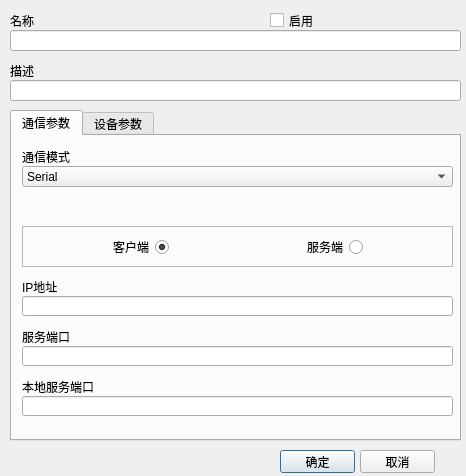
<?xml version="1.0" encoding="UTF-8"?>
<ui version="4.0">
 <class>CMDDeviceConfigDialog</class>
 <widget class="QDialog" name="CMDDeviceConfigDialog">
  <property name="geometry">
   <rect>
    <x>0</x>
    <y>0</y>
    <width>466</width>
    <height>476</height>
   </rect>
  </property>
  <property name="windowTitle">
   <string>Dialog</string>
  </property>
  <widget class="QLineEdit" name="nameEdit">
   <property name="geometry">
    <rect>
     <x>10</x>
     <y>30</y>
     <width>451</width>
     <height>21</height>
    </rect>
   </property>
  </widget>
  <widget class="QLineEdit" name="descriptionEdit">
   <property name="geometry">
    <rect>
     <x>10</x>
     <y>80</y>
     <width>451</width>
     <height>21</height>
    </rect>
   </property>
   <property name="readOnly">
    <bool>false</bool>
   </property>
  </widget>
  <widget class="QLabel" name="label_2">
   <property name="geometry">
    <rect>
     <x>10</x>
     <y>10</y>
     <width>251</width>
     <height>21</height>
    </rect>
   </property>
   <property name="text">
    <string>名称</string>
   </property>
  </widget>
  <widget class="QLabel" name="label_4">
   <property name="geometry">
    <rect>
     <x>10</x>
     <y>60</y>
     <width>431</width>
     <height>21</height>
    </rect>
   </property>
   <property name="text">
    <string>描述</string>
   </property>
  </widget>
  <widget class="QPushButton" name="okButton">
   <property name="geometry">
    <rect>
     <x>280</x>
     <y>450</y>
     <width>75</width>
     <height>23</height>
    </rect>
   </property>
   <property name="text">
    <string>确定</string>
   </property>
  </widget>
  <widget class="QPushButton" name="cancelButton">
   <property name="geometry">
    <rect>
     <x>360</x>
     <y>450</y>
     <width>75</width>
     <height>23</height>
    </rect>
   </property>
   <property name="text">
    <string>取消</string>
   </property>
  </widget>
  <widget class="QCheckBox" name="enableCheckBox">
   <property name="geometry">
    <rect>
     <x>270</x>
     <y>10</y>
     <width>171</width>
     <height>21</height>
    </rect>
   </property>
   <property name="text">
    <string>启用</string>
   </property>
  </widget>
  <widget class="QTabWidget" name="tabWidget">
   <property name="geometry">
    <rect>
     <x>10</x>
     <y>110</y>
     <width>451</width>
     <height>331</height>
    </rect>
   </property>
   <property name="currentIndex">
    <number>0</number>
   </property>
   <widget class="QWidget" name="tab">
    <attribute name="title">
     <string>通信参数</string>
    </attribute>
    <widget class="QLabel" name="label_3">
     <property name="geometry">
      <rect>
       <x>10</x>
       <y>10</y>
       <width>431</width>
       <height>21</height>
      </rect>
     </property>
     <property name="text">
      <string>通信模式</string>
     </property>
    </widget>
    <widget class="QStackedWidget" name="stackedWidget">
     <property name="geometry">
      <rect>
       <x>0</x>
       <y>60</y>
       <width>441</width>
       <height>231</height>
      </rect>
     </property>
     <property name="currentIndex">
      <number>1</number>
     </property>
     <widget class="QWidget" name="page_3">
      <widget class="QLabel" name="label_5">
       <property name="geometry">
        <rect>
         <x>10</x>
         <y>0</y>
         <width>211</width>
         <height>21</height>
        </rect>
       </property>
       <property name="text">
        <string>端口</string>
       </property>
      </widget>
      <widget class="QComboBox" name="portComboBox">
       <property name="geometry">
        <rect>
         <x>10</x>
         <y>20</y>
         <width>211</width>
         <height>25</height>
        </rect>
       </property>
       <property name="editable">
        <bool>true</bool>
       </property>
       <property name="currentIndex">
        <number>-1</number>
       </property>
      </widget>
      <widget class="QComboBox" name="baudRateComboBox">
       <property name="geometry">
        <rect>
         <x>240</x>
         <y>20</y>
         <width>201</width>
         <height>21</height>
        </rect>
       </property>
       <property name="currentText">
        <string>115200</string>
       </property>
       <item>
        <property name="text">
         <string>115200</string>
        </property>
       </item>
       <item>
        <property name="text">
         <string>57600</string>
        </property>
       </item>
       <item>
        <property name="text">
         <string>38400</string>
        </property>
       </item>
       <item>
        <property name="text">
         <string>19200</string>
        </property>
       </item>
       <item>
        <property name="text">
         <string>9600</string>
        </property>
       </item>
       <item>
        <property name="text">
         <string>4800</string>
        </property>
       </item>
       <item>
        <property name="text">
         <string>2400</string>
        </property>
       </item>
       <item>
        <property name="text">
         <string>1200</string>
        </property>
       </item>
      </widget>
      <widget class="QLabel" name="label_7">
       <property name="geometry">
        <rect>
         <x>240</x>
         <y>0</y>
         <width>201</width>
         <height>21</height>
        </rect>
       </property>
       <property name="text">
        <string>波特率</string>
       </property>
      </widget>
      <widget class="QLabel" name="label_8">
       <property name="geometry">
        <rect>
         <x>10</x>
         <y>50</y>
         <width>211</width>
         <height>21</height>
        </rect>
       </property>
       <property name="text">
        <string>数据位</string>
       </property>
      </widget>
      <widget class="QLabel" name="label_9">
       <property name="geometry">
        <rect>
         <x>240</x>
         <y>50</y>
         <width>191</width>
         <height>21</height>
        </rect>
       </property>
       <property name="text">
        <string>停止位</string>
       </property>
      </widget>
      <widget class="QComboBox" name="parityComboBox">
       <property name="geometry">
        <rect>
         <x>10</x>
         <y>120</y>
         <width>211</width>
         <height>21</height>
        </rect>
       </property>
       <item>
        <property name="text">
         <string>NONE</string>
        </property>
       </item>
       <item>
        <property name="text">
         <string>ODD</string>
        </property>
       </item>
       <item>
        <property name="text">
         <string>EVEN</string>
        </property>
       </item>
       <item>
        <property name="text">
         <string>MARK</string>
        </property>
       </item>
       <item>
        <property name="text">
         <string>SPACE</string>
        </property>
       </item>
      </widget>
      <widget class="QLabel" name="label_10">
       <property name="geometry">
        <rect>
         <x>10</x>
         <y>100</y>
         <width>211</width>
         <height>21</height>
        </rect>
       </property>
       <property name="text">
        <string>校验位</string>
       </property>
      </widget>
      <widget class="QComboBox" name="stopBitsComboBox">
       <property name="geometry">
        <rect>
         <x>240</x>
         <y>70</y>
         <width>201</width>
         <height>21</height>
        </rect>
       </property>
       <item>
        <property name="text">
         <string>1</string>
        </property>
       </item>
       <item>
        <property name="text">
         <string>1.5</string>
        </property>
       </item>
       <item>
        <property name="text">
         <string>2</string>
        </property>
       </item>
      </widget>
      <widget class="QComboBox" name="dataBitsComboBox">
       <property name="geometry">
        <rect>
         <x>10</x>
         <y>70</y>
         <width>211</width>
         <height>21</height>
        </rect>
       </property>
       <property name="currentText">
        <string>5</string>
       </property>
       <item>
        <property name="text">
         <string>5</string>
        </property>
       </item>
       <item>
        <property name="text">
         <string>6</string>
        </property>
       </item>
       <item>
        <property name="text">
         <string>7</string>
        </property>
       </item>
       <item>
        <property name="text">
         <string>8</string>
        </property>
       </item>
      </widget>
     </widget>
     <widget class="QWidget" name="page">
      <widget class="QLineEdit" name="serverPortEdit">
       <property name="geometry">
        <rect>
         <x>10</x>
         <y>150</y>
         <width>431</width>
         <height>20</height>
        </rect>
       </property>
      </widget>
      <widget class="QLabel" name="label_6">
       <property name="geometry">
        <rect>
         <x>10</x>
         <y>80</y>
         <width>431</width>
         <height>21</height>
        </rect>
       </property>
       <property name="text">
        <string>IP地址</string>
       </property>
      </widget>
      <widget class="QLabel" name="label_11">
       <property name="geometry">
        <rect>
         <x>10</x>
         <y>130</y>
         <width>431</width>
         <height>21</height>
        </rect>
       </property>
       <property name="text">
        <string>服务端口</string>
       </property>
      </widget>
      <widget class="QLineEdit" name="serverIPEdit">
       <property name="geometry">
        <rect>
         <x>10</x>
         <y>100</y>
         <width>431</width>
         <height>20</height>
        </rect>
       </property>
      </widget>
      <widget class="QLabel" name="label_12">
       <property name="geometry">
        <rect>
         <x>10</x>
         <y>180</y>
         <width>431</width>
         <height>21</height>
        </rect>
       </property>
       <property name="text">
        <string>本地服务端口</string>
       </property>
      </widget>
      <widget class="QLineEdit" name="localPortEdit">
       <property name="geometry">
        <rect>
         <x>10</x>
         <y>200</y>
         <width>431</width>
         <height>20</height>
        </rect>
       </property>
      </widget>
      <widget class="QFrame" name="frame">
       <property name="geometry">
        <rect>
         <x>10</x>
         <y>30</y>
         <width>431</width>
         <height>41</height>
        </rect>
       </property>
       <property name="frameShape">
        <enum>QFrame::StyledPanel</enum>
       </property>
       <property name="frameShadow">
        <enum>QFrame::Raised</enum>
       </property>
       <widget class="QRadioButton" name="clientRadioButton">
        <property name="geometry">
         <rect>
          <x>66</x>
          <y>10</y>
          <width>81</width>
          <height>22</height>
         </rect>
        </property>
        <property name="layoutDirection">
         <enum>Qt::RightToLeft</enum>
        </property>
        <property name="text">
         <string>客户端</string>
        </property>
        <property name="checked">
         <bool>true</bool>
        </property>
       </widget>
       <widget class="QRadioButton" name="serverRadioButton">
        <property name="geometry">
         <rect>
          <x>260</x>
          <y>10</y>
          <width>81</width>
          <height>22</height>
         </rect>
        </property>
        <property name="layoutDirection">
         <enum>Qt::RightToLeft</enum>
        </property>
        <property name="text">
         <string>服务端</string>
        </property>
       </widget>
      </widget>
     </widget>
     <widget class="QWidget" name="page_2">
      <widget class="QLabel" name="label_14">
       <property name="geometry">
        <rect>
         <x>10</x>
         <y>10</y>
         <width>431</width>
         <height>21</height>
        </rect>
       </property>
       <property name="text">
        <string>通信参数</string>
       </property>
      </widget>
      <widget class="QLineEdit" name="usbCommParameterEdit">
       <property name="geometry">
        <rect>
         <x>10</x>
         <y>30</y>
         <width>431</width>
         <height>21</height>
        </rect>
       </property>
      </widget>
     </widget>
     <widget class="QWidget" name="page_5">
      <widget class="QLabel" name="label_19">
       <property name="geometry">
        <rect>
         <x>10</x>
         <y>10</y>
         <width>431</width>
         <height>21</height>
        </rect>
       </property>
       <property name="text">
        <string>通信参数</string>
       </property>
      </widget>
      <widget class="QLineEdit" name="boardCommParameterEdit">
       <property name="geometry">
        <rect>
         <x>10</x>
         <y>30</y>
         <width>431</width>
         <height>21</height>
        </rect>
       </property>
      </widget>
     </widget>
     <widget class="QWidget" name="page_4">
      <widget class="QLineEdit" name="otherCommParameterEdit">
       <property name="geometry">
        <rect>
         <x>10</x>
         <y>30</y>
         <width>431</width>
         <height>21</height>
        </rect>
       </property>
      </widget>
      <widget class="QLabel" name="label_15">
       <property name="geometry">
        <rect>
         <x>10</x>
         <y>10</y>
         <width>431</width>
         <height>21</height>
        </rect>
       </property>
       <property name="text">
        <string>通信参数</string>
       </property>
      </widget>
     </widget>
    </widget>
    <widget class="QComboBox" name="communicationTypeBox">
     <property name="geometry">
      <rect>
       <x>10</x>
       <y>30</y>
       <width>431</width>
       <height>21</height>
      </rect>
     </property>
     <item>
      <property name="text">
       <string>Serial</string>
      </property>
     </item>
     <item>
      <property name="text">
       <string>TCP</string>
      </property>
     </item>
     <item>
      <property name="text">
       <string>UDP</string>
      </property>
     </item>
     <item>
      <property name="text">
       <string>USB</string>
      </property>
     </item>
     <item>
      <property name="text">
       <string>Board</string>
      </property>
     </item>
     <item>
      <property name="text">
       <string>Other</string>
      </property>
     </item>
    </widget>
    <zorder>stackedWidget</zorder>
    <zorder>label_3</zorder>
    <zorder>communicationTypeBox</zorder>
   </widget>
   <widget class="QWidget" name="tab_2">
    <attribute name="title">
     <string>设备参数</string>
    </attribute>
    <widget class="QLabel" name="label_16">
     <property name="geometry">
      <rect>
       <x>10</x>
       <y>160</y>
       <width>431</width>
       <height>21</height>
      </rect>
     </property>
     <property name="text">
      <string>PLC类型</string>
     </property>
    </widget>
    <widget class="QLineEdit" name="replyTimeoutEdit">
     <property name="geometry">
      <rect>
       <x>10</x>
       <y>80</y>
       <width>431</width>
       <height>21</height>
      </rect>
     </property>
     <property name="text">
      <string>1000</string>
     </property>
     <property name="readOnly">
      <bool>false</bool>
     </property>
    </widget>
    <widget class="QLabel" name="label_17">
     <property name="geometry">
      <rect>
       <x>10</x>
       <y>60</y>
       <width>431</width>
       <height>21</height>
      </rect>
     </property>
     <property name="text">
      <string>命令超时(ms)</string>
     </property>
    </widget>
    <widget class="QLineEdit" name="protocolEdit">
     <property name="geometry">
      <rect>
       <x>10</x>
       <y>30</y>
       <width>431</width>
       <height>21</height>
      </rect>
     </property>
     <property name="text">
      <string>FXCPUSerial</string>
     </property>
     <property name="readOnly">
      <bool>true</bool>
     </property>
    </widget>
    <widget class="QLabel" name="label">
     <property name="geometry">
      <rect>
       <x>10</x>
       <y>10</y>
       <width>431</width>
       <height>21</height>
      </rect>
     </property>
     <property name="text">
      <string>通信协议</string>
     </property>
    </widget>
    <widget class="QLineEdit" name="retriesEdit">
     <property name="geometry">
      <rect>
       <x>10</x>
       <y>130</y>
       <width>431</width>
       <height>21</height>
      </rect>
     </property>
     <property name="text">
      <string>3</string>
     </property>
     <property name="readOnly">
      <bool>false</bool>
     </property>
    </widget>
    <widget class="QLabel" name="label_18">
     <property name="geometry">
      <rect>
       <x>10</x>
       <y>110</y>
       <width>431</width>
       <height>21</height>
      </rect>
     </property>
     <property name="text">
      <string>命令重试次数</string>
     </property>
    </widget>
    <widget class="QComboBox" name="PLCTypecomboBox">
     <property name="geometry">
      <rect>
       <x>10</x>
       <y>180</y>
       <width>431</width>
       <height>25</height>
      </rect>
     </property>
     <item>
      <property name="text">
       <string>FX</string>
      </property>
     </item>
     <item>
      <property name="text">
       <string>FX0</string>
      </property>
     </item>
     <item>
      <property name="text">
       <string>FX0N</string>
      </property>
     </item>
     <item>
      <property name="text">
       <string>FX2N</string>
      </property>
     </item>
    </widget>
   </widget>
  </widget>
 </widget>
 <resources/>
 <connections/>
</ui>
